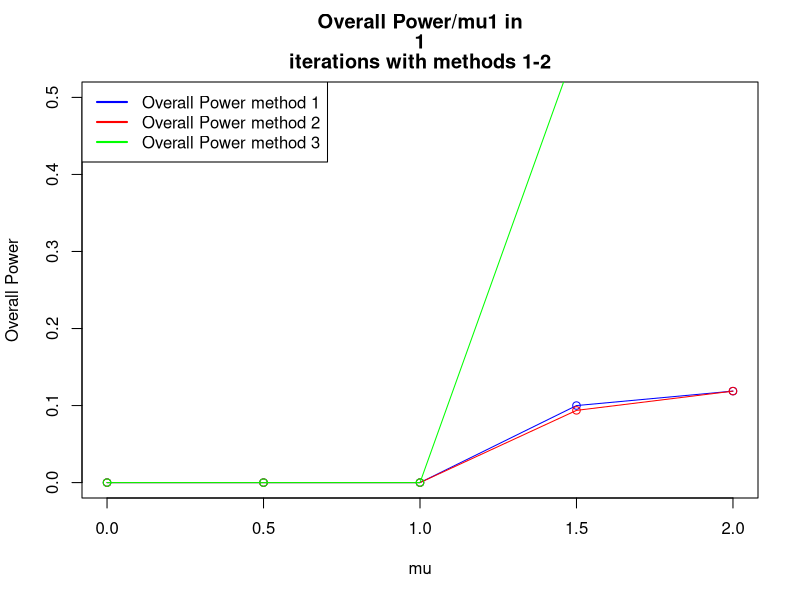
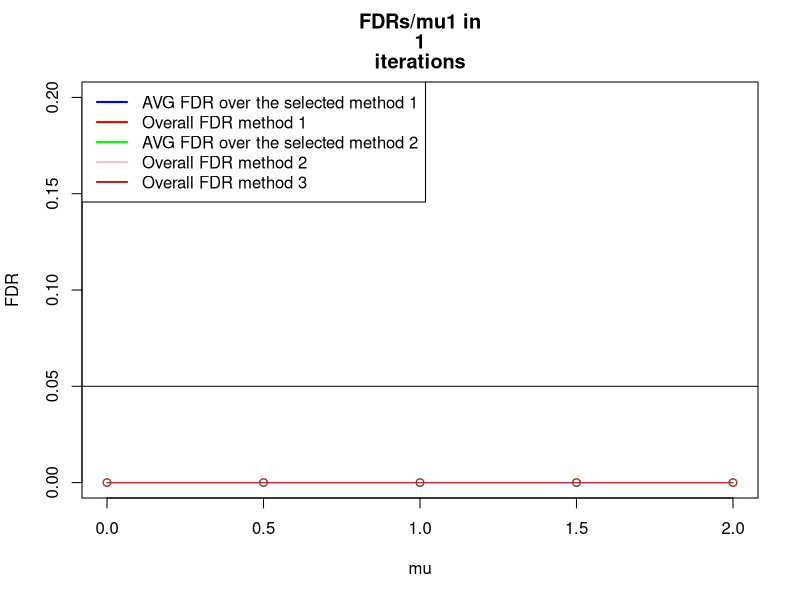
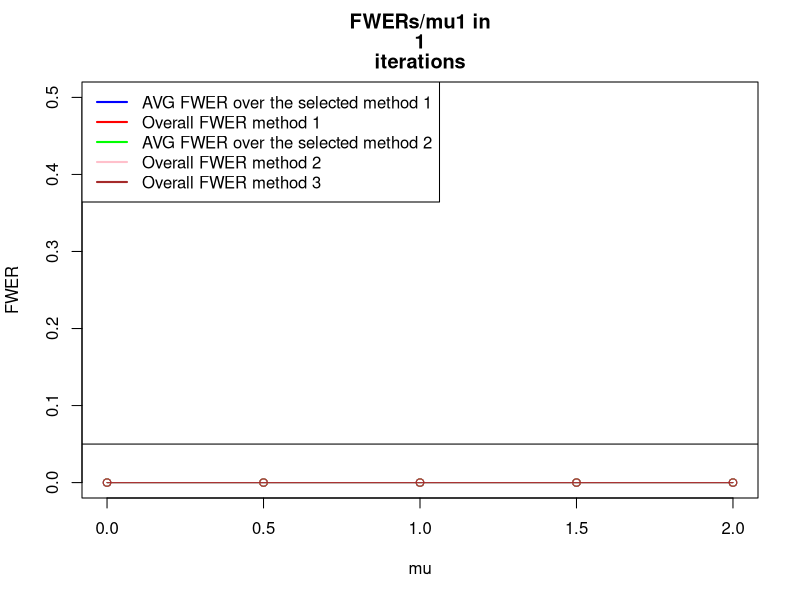
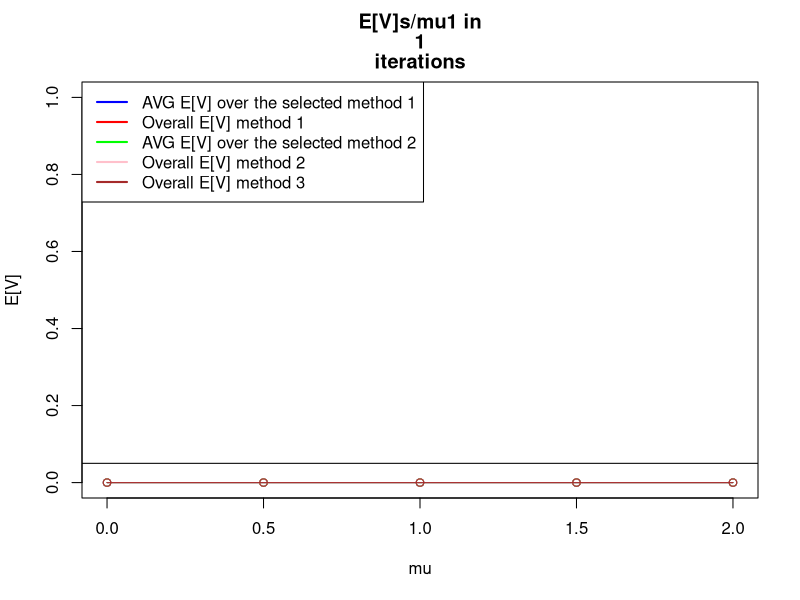
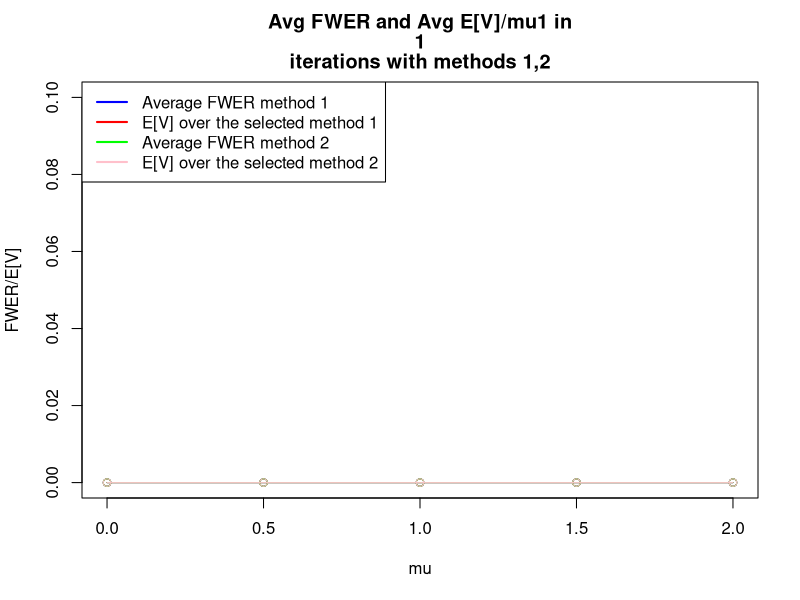

Write the R code that produced these figures, in order.
iteration <- setClass ("iteration",
                       #Data structure that holds data regarding a certain iteration (=manipulation of random numbers)        
                       slots=c(xbars="numeric",
                               pvals="numeric",
                               refVec="logical",
                               numOfTrues="numeric",
                               truesMu1="numeric",
                               falsesMu1="numeric",
                               size="numeric",
                               proceduresApplied= "list"
                       )
)
procedure <- setClass ("procedure",
                       #a data structure holding the results of certain procedure applied to an iteration
                       
                       slots=c(procedureName="function",
                               rejects="list",
                               fr="numeric",
                               power="numeric",
                               fdr="numeric",
                               fwer="numeric"
                       )
)

calcPower<-function (rejects, falseRejections, size,numOfSupposedTrueFamilies){
  #returns num of  true rejections divided by the number of planned rejections
  print ("POWER CALC:")
  print (c("rejects:", rejects$length))
  print (c("fr:", falseRejections))
  print (c("size:", size))
  print (c("numOfCorrectRejects:", size-numOfSupposedTrueFamilies))
  return ((rejects$length-falseRejections)/(size-numOfSupposedTrueFamilies))
}

calcFDR<- function (rejects,falseRejections){
  if (rejects$length==0) return (0)
  else 
    return (falseRejections/rejects$length)
}

calcFWER<- function (rejects, falseRejections){
  if (rejects$length==0)
    return (0)
  if (falseRejections>0) 
    return (1)
  if (falseRejections==0) 
    return (0)
}

countFalseRejections<-function (rejects , refVec){
  if (rejects$length==0){ #if there were no rejects at all
    return (0)
  }
  
  fr<-0 #false rejections counter
  for (i in 1:rejects$length){ # count num of false rejects
    #     print (refVec)
    if (refVec[rejects$ix[i]]==FALSE) { #if the rejection was false
      fr<-fr+1
    }
  }
  return (fr) 
}

SelectFamiliesBH<-function (familiesSimesPVals){
  #b<-p.adjust(familiesSimesPVals,method="BH")
  #return (which(b<0.05))
  #print ("SELECT: ")
  #print (Preject(familiesSimesPVals))
  #print ("BH SELECT")
  return (Preject(method="BH", pvals=familiesSimesPVals))
  
}  
#return Array of Selected Families and old ixs



rejectTukey <- function (xbars,S,groupSize,qStar){
  statistics=as.numeric(dist(xbars)/sqrt(S/groupSize))
  b<-which(statistics>=qStar)
  
  #   print (statistics)
  #   print ("Q*")
  #   print (qStar)
  #   print (list("length"=length(b), "ix"=b))
  return (list("length"=length(b), "ix"=b))
}

Preject <- function (method="BH", pvals=c(0), details=FALSE, alpha =0.05){
  a<-p.adjust(p=pvals,method=method)
  #   print (a)
  b<- which(a<alpha)
  return (list ("length"=length(b), "ix"=b))
}

calcTukeyPVal <-function(xbars,S,groupSize, familySize){
  pval<- 1-ptukey(q=max(dist(xbars))/sqrt(S/groupSize), 
                  nmeans=familySize ,df=familySize * (groupSize-1))
  return (pval)
}

calcPairwisePVals <-function (xbars,S,groupSize, familySize,i=1,details=FALSE){
  ##useful for method C phase 2
  pvals=2*(1-pt(q=dist(xbars)/sqrt(2*S[i]/groupSize),
                df= familySize*(groupSize-1)))
  if (details==TRUE){
    print (c("PAIRWISE", pvals))
    print (as.numeric(pvals))
  }
  #readline()
  return (as.numeric(pvals))
}

getRandomXBars <-function (size, numOfTrues, truesMu1=0, falsesMu1, sd=1){
  xbar<- rep(NA,size) #init xbar
  xbar[1:numOfTrues]<- (rnorm(n=numOfTrues,mean=truesMu1,sd=sd)) 
  #define the null first families
  xbar[(numOfTrues+1):size]<- (rnorm(n=size-numOfTrues,mean=falsesMu1,sd=sd)) 
  #define the non-null last families   
  #   print (xbar)
  #   readline()
  return (xbar)
}
setDesVector <-function (size, numOfZeros,mu=4){
  a<-rep(0,numOfZeros)
  b<-rep(mu,size-numOfZeros)
  return (c(a,b))
}

setRefVectorBig <-function(size, numOfZeros,mu){
  DesVector<-setDesVector(size,numOfZeros,mu)
  #   print ("DesVector:")
  #   print (DesVector)
  return (as.logical(dist(DesVector)))
}

# this method works only for familySize=3, setRefVectorBig does this right for larger sizes
# setRefVector <- function (size, numOfTrues){
#   #initialize reference vector
#   refvec<-rep (NA,size)
#   refvec[1:numOfTrues]<- TRUE # these will be true discoveries
#   refvec[(numOfTrues+1):size]<- FALSE # these will be False Discoveries
#   return (refvec)
# }


#method A(3): OVerall BH (one level)
#method B(2): QTukey Statistics (2 levels) 1: TukeyPval , 2: QTukey Stat
#method C(1): BH with pairwise Pval (2 levels) 1: TukeyPVal, 2:Pairwise PVal
#method 4: To be added later - currently empty

#this algorithm builds "numOfFamilies" families, each family of size "familySize",
#with "numOfTrues" trues and the rest of the families are false, with 5 families in which there 
#are signal (=numOfTrues is used), and the rest of the families are with no signal (all mus are 0)
#then uses 3 different methods to reject.
tukeyTest2 <-function(n=10000, numOfFamilies=40, familySize=3, numOfTrues=1, numOfSignalFamilies=5,
                      minMu1=0, maxMu1=4, interval=0.5, alpha=0.05, groupSize=16,details=FALSE){
  
  #definition of constant df
  df=familySize*(groupSize-1) #calculate degs of freedom
  
  #declration of matrices to keep means, size is # of methods * the number of mu values 
  OvrPowerMeans<-matrix(0,4,(maxMu1-minMu1)/interval+1)
  AVGFDRMeans<-matrix(0,2,(maxMu1-minMu1)/interval+1)
  OvrFDRMeans<-matrix(0,4,(maxMu1-minMu1)/interval+1)
  AVGFWERMeans<-matrix(0,2,(maxMu1-minMu1)/interval+1)
  OvrFWERMeans<-matrix(0,4,(maxMu1-minMu1)/interval+1)
  OvrFRMeans<-matrix(0,4,(maxMu1-minMu1)/interval+1)
  AVGFRMeans<-matrix(0,2,(maxMu1-minMu1)/interval+1)
  
  for (mu in seq(minMu1,maxMu1,interval)){
    
    #matrices for each mu1
    TotalAVGFDR<-matrix(0,2,n)
    TotalAVGFWER<-matrix(0,2,n)
    TotalOvrFWER<-matrix(0,4,n)
    TotalOvrPower<-matrix(0,4,n)
    TotalAVGFR<-matrix(0,2,n)
    TotalOvrFR<-matrix(0,4,n)
    TotalOvrFDR<-matrix(0,4,n)
    print (mu)
    #     readline()
    
    #each iteration
    for (iters in 1:n){
      #       print (c("iter:" ,iters))
      
      #setup  of variables
      familyArray= list(numOfFamilies);
      familiesTukeyPVals = numeric(numOfFamilies);
      
      
      SelectedFamilies<-list(0);
      OverallRejectsLength<-numeric(2) # 2 slots for each method B/C
      OverallFR <- numeric(2)
      FDRSum <-numeric(2)
      FWERSum <- numeric(2)
      jointFamily <- new ("iteration",
                          size=choose(familySize,2)*numOfFamilies,
                          numOfTrues=(numOfFamilies-numOfSignalFamilies)*choose(familySize,2)+
                            #num of true hypotheses in the no signal zone
                            numOfSignalFamilies*(familySize-1),
                            #num of true hypotheses in the signal zone
                          falsesMu1=mu
      )
#       print (jointFamily)
#       readline()
      ##init variance vector
      S=rchisq(n=numOfFamilies,df=df)/df
      
      for (i in 1:numOfFamilies){
        
        familyArray[[i]]= new ("iteration",
                               size=choose (familySize,2),
                               numOfTrues=1,
                               falsesMu1=mu
        ) #init family
        
        
        if (i<=numOfSignalFamilies){ #first 5 families with signal
          familyArray[[i]]@refVec=setRefVectorBig(
            size=familySize,
            numOfZeros=familySize-numOfTrues,
            mu=mu)
          #           print ("Reference vector:")
          #           print (familyArray[[i]]@refVec)
          #build reference Vector
          familyArray[[i]]@xbars=getRandomXBars(size=familySize,
                                                numOfTrues=familySize-1,
                                                falsesMu1=mu,
                                                sd=sqrt(1/groupSize))
        }
        else { #35 families no signal
          familyArray[[i]]@refVec=setRefVectorBig(
            size=familySize,
            numOfZeros=familySize,
            mu=mu)
          #           print ("Reference vector:")
          #           print (familyArray[[i]]@refVec)
          #build reference Vector (we set numOfTrues as 1 and falsesMu1 as 0 so that all xbars are
          #generated around 0, the value of numOfTrues doesnt matter here)
          familyArray[[i]]@xbars=getRandomXBars(size=familySize,
                                                numOfTrues=1,
                                                falsesMu1=0,
                                                sd=sqrt(1/groupSize))
        }
        if (details==TRUE){
          #           print (i)
          #           print (familyArray[[i]]@xbars)         
        } #end details print
        
        familyArray[[i]]@pvals=calcPairwisePVals(familyArray[[i]]@xbars,
                                                 S,
                                                 groupSize,
                                                 familySize,
                                                 i=i,
                                                 details=FALSE)
       
        #calc Pairwise PVals for Method C(1)
        
        familyArray[[i]]@proceduresApplied=append(familyArray[[i]]@proceduresApplied,
                                                  new ("procedure"))
        familyArray[[i]]@proceduresApplied=append(familyArray[[i]]@proceduresApplied,
                                                  new ("procedure"))
        familiesTukeyPVals[i]=calcTukeyPVal(familyArray[[i]]@xbars
                                            ,S[i],groupSize, familySize)
        #calc Tukey PVals for method B(2)
        
        #         print (c("family tukey pval", i, familiesTukeyPVals[i]))
        
        #add to jointFamily for methods 3-4
        jointFamily@refVec=append(jointFamily@refVec,familyArray[[i]]@refVec)
        jointFamily@xbars=append(jointFamily@xbars,familyArray[[i]]@xbars)
        jointFamily@pvals=append(jointFamily@pvals,familyArray[[i]]@pvals)
        jointFamily@proceduresApplied=append(familyArray[[i]]@proceduresApplied,
                                             new ("procedure"))
        jointFamily@proceduresApplied=append(familyArray[[i]]@proceduresApplied,
                                             new ("procedure"))
      } #end for i
      
      #method B,C step 1: select interesting families using BH
      SelectedFamilies[[1]]<-SelectFamiliesBH(familiesTukeyPVals)
      SelectedFamilies[[2]]<-SelectedFamilies[[1]] #for this stage selection for both methods is the same
      qStar=qtukey(p=1-alpha*SelectedFamilies[[1]]$length/numOfFamilies,
                   nmeans=familySize,df=df)
      #       print (familyArray[[i]]@pvals, qStar)
      #       print (SelectedFamilies[[1]])
      #       readline()
      
      
      ##method 1/2 step 2: #process BH/QTukey on selected families
      for (methodix in 1:2){ #run through methods
        if (SelectedFamilies[[methodix]]$length>0){   #if there are any selected families
          for (i in 1:SelectedFamilies[[methodix]]$length){ #run thru selected families
            
            if (methodix==1){
              #method 1=method C
              #print ("1")
              # reject inside the selected families with BH alpha=0.05*r/m
              familyArray[[SelectedFamilies[[methodix]]$ix[i]]]@proceduresApplied[[1]]@rejects<-
                Preject(method="BH", pvals=familyArray[[SelectedFamilies[[methodix]]$ix[i]]]@pvals, 
                        alpha=alpha*SelectedFamilies[[methodix]]$length/numOfFamilies)
            }
            if (methodix==2){
              #methodB
              #print ("2")
              # reject inside the selected families with QTUKEY threshold
              familyArray[[SelectedFamilies[[methodix]]$ix[i]]]@proceduresApplied[[2]]@rejects<-
                rejectTukey( familyArray[[SelectedFamilies[[methodix]]$ix[i]]]@xbars,
                             S[SelectedFamilies[[methodix]]$ix[i]],
                             groupSize,
                             qStar)
              #               print (dist(familyArray[[SelectedFamilies[[methodix]]$ix[i]]]@xbars))
              #               print (familyArray[[SelectedFamilies[[methodix]]$ix[i]]]@refVec)
              #               readline()
            }
            
            #calc frs,power,fdr,fwer for the ith selectedfamily
            familyArray[[SelectedFamilies[[methodix]]$ix[i]]]@proceduresApplied[[methodix]]@fr=
              countFalseRejections(
                familyArray[[SelectedFamilies[[methodix]]$ix[i]]]@proceduresApplied[[methodix]]@rejects,
                familyArray[[SelectedFamilies[[methodix]]$ix[i]]]@refVec)
            
            familyArray[[SelectedFamilies[[methodix]]$ix[i]]]@proceduresApplied[[methodix]]@power=
              calcPower(familyArray[[SelectedFamilies[[methodix]]$ix[i]]]@proceduresApplied[[methodix]]@rejects,
                        familyArray[[SelectedFamilies[[methodix]]$ix[i]]]@proceduresApplied[[methodix]]@fr, 
                        familyArray[[SelectedFamilies[[methodix]]$ix[i]]]@size, 
                        length(which(familyArray[[SelectedFamilies[[methodix]]$ix[i]]]@refVec==FALSE)))
            
            familyArray[[SelectedFamilies[[methodix]]$ix[i]]]@proceduresApplied[[methodix]]@fdr=
              calcFDR(familyArray[[SelectedFamilies[[methodix]]$ix[i]]]@proceduresApplied[[methodix]]@rejects,
                      familyArray[[SelectedFamilies[[methodix]]$ix[i]]]@proceduresApplied[[methodix]]@fr)
            
            familyArray[[SelectedFamilies[[methodix]]$ix[i]]]@proceduresApplied[[methodix]]@fwer=
              calcFWER(familyArray[[SelectedFamilies[[methodix]]$ix[i]]]@proceduresApplied[[methodix]]@rejects,
                       familyArray[[SelectedFamilies[[methodix]]$ix[i]]]@proceduresApplied[[methodix]]@fr)
            if (details==TRUE){ 
              print (c("Family number:", SelectedFamilies[[methodix]]$ix[i]))
              print (c("FRs:", familyArray[[SelectedFamilies[[methodix]]$ix[i]]]@proceduresApplied[[methodix]]@fr))
              print (c("FDR:", familyArray[[SelectedFamilies[[methodix]]$ix[i]]]@proceduresApplied[[methodix]]@fdr))
              print (c("FWER: ", familyArray[[SelectedFamilies[[methodix]]$ix[i]]]@proceduresApplied[[methodix]]@fwer))
              print (c("Power: ", familyArray[[SelectedFamilies[[methodix]]$ix[i]]]@proceduresApplied[[methodix]]@power))
              print (c("Rejects:", familyArray[[SelectedFamilies[[methodix]]$ix[i]]]@proceduresApplied[[methodix]]@rejects$length))
            } #end details print
            FDRSum[methodix]=FDRSum[methodix]+familyArray[[SelectedFamilies[[methodix]]$ix[i]]]@proceduresApplied[[methodix]]@fdr
            FWERSum[methodix]=FWERSum[methodix]+familyArray[[SelectedFamilies[[methodix]]$ix[i]]]@proceduresApplied[[methodix]]@fwer					
            OverallFR[methodix]=OverallFR[methodix]+familyArray[[SelectedFamilies[[methodix]]$ix[i]]]@proceduresApplied[[methodix]]@fr
            OverallRejectsLength[methodix]=OverallRejectsLength[methodix]+familyArray[[SelectedFamilies[[methodix]]$ix[i]]]@
            proceduresApplied[[methodix]]@rejects$length
            
          } #end for loop of i selected families     
          #           print (c("OVERALL REJECTS LENGTH method :", methodix ,OverallRejectsLength[methodix]))
          
          TotalAVGFDR[methodix, iters]<-FDRSum[methodix]/SelectedFamilies[[methodix]]$length
          TotalAVGFWER[methodix, iters]<-FWERSum[methodix]/SelectedFamilies[[methodix]]$length
          TotalOvrPower[methodix, iters]<- (OverallRejectsLength[methodix]-OverallFR[methodix])/(numOfFamilies*(familySize-numOfTrues))
          TotalOvrFR[methodix, iters]<-OverallFR[methodix]
          TotalAVGFR[methodix, iters]<-OverallFR[methodix]/SelectedFamilies[[methodix]]$length
          TotalOvrFDR[methodix, iters]<- OverallFR[methodix]/OverallRejectsLength[methodix]
          TotalOvrFWER[methodix, iters]<-sign(TotalOvrFDR[methodix, iters])
          
          print (c("Iteration:", iters, "mu1:", mu, "method:", methodix))
          print (c("Average FDR:", FDRSum[methodix]/SelectedFamilies[[methodix]]$length))
          print (c("Overall FDR: ",  OverallFR[methodix]/OverallRejectsLength[methodix]))
          print (c("Average FWER: ", FWERSum[methodix]/SelectedFamilies[[methodix]]$length))
          print (c("Overall FR: ", OverallFR[methodix]))
          print (c("Interesting Families () are",SelectedFamilies[[methodix]]))
          #readline()
          
          
        } #end if selected families exist
        else {
          #"no selected families in iteration - all stats  are 0"
          print ("no families selected")
          TotalAVGFDR[methodix,iters]<-0
          TotalAVGFWER[methodix,iters]<-0
          TotalOvrFWER[methodix,iters]<-0
          TotalOvrPower[methodix,iters]<-0
          TotalOvrFR[methodix,iters]<-0
          TotalAVGFR[methodix,iters]<-0
          TotalOvrFDR[methodix,iters]<-0
        }
      } #end for methodix
      
      # methods 3/4
      for (methodix in 3:3){
        if (methodix==3){
          #method 3 - overall BH - take joint family and reject in it using BH
          jointFamily@proceduresApplied[[methodix-2]]@rejects=Preject(method="BH", pvals=jointFamily@pvals, alpha=0.05)
        }
        #         if (methodix==4){
        #           jointFamily@proceduresApplied[[methodix-2]]@rejects=Preject(method="bon", pvals=jointFamily@pvals, alpha=0.05)
        #         }
        #         
        #calc stats for joint family
        jointFamily@proceduresApplied[[methodix-2]]@fr=countFalseRejections(jointFamily@proceduresApplied[[methodix-2]]@rejects,jointFamily@refVec)
        jointFamily@proceduresApplied[[methodix-2]]@power=calcPower(jointFamily@proceduresApplied[[methodix-2]]@rejects,
                                                                    jointFamily@proceduresApplied[[methodix-2]]@fr, jointFamily@size, jointFamily@numOfTrues)
        jointFamily@proceduresApplied[[methodix-2]]@fdr=calcFDR(jointFamily@proceduresApplied[[methodix-2]]@rejects,
                                                                jointFamily@proceduresApplied[[methodix-2]]@fr)
        jointFamily@proceduresApplied[[methodix-2]]@fwer=calcFWER(jointFamily@proceduresApplied[[methodix-2]]@rejects, 
                                                                  jointFamily@proceduresApplied[[methodix-2]]@fr)
        
        TotalOvrFDR[methodix,iters]=jointFamily@proceduresApplied[[methodix-2]]@fdr
        TotalOvrFWER[methodix,iters]=jointFamily@proceduresApplied[[methodix-2]]@fwer					
        TotalOvrFR[methodix,iters]=jointFamily@proceduresApplied[[methodix-2]]@fr
        TotalOvrPower[methodix,iters]=jointFamily@proceduresApplied[[methodix-2]]@power						
        
      }
      #			print ("TOTAL OVR FDR")
      #			print (TotalOvrFDR)
    } #end n for - iterations
    
    #print ("Total AVG FDR")
    #print (mean(TotalAVGFDR))
    #print ("Total AVG FWER")
    #print (mean(TotalAVGFWER))
    #print ("Total Ovr FR")
    #print (mean(TotalOvrFR))
    #print ("Total OVr FDR")
    #print (mean(TotalOvrFDR))
    
    for (methodix in 1:3){
      if (methodix<3){
        AVGFDRMeans[methodix,(mu-minMu1)/interval+1]<-mean(TotalAVGFDR[methodix,])
        AVGFWERMeans[methodix,(mu-minMu1)/interval+1]<-mean(TotalAVGFWER[methodix,])
        AVGFRMeans[methodix,(mu-minMu1)/interval+1]<-mean(TotalAVGFR[methodix,])
      }
      OvrPowerMeans[methodix,(mu-minMu1)/interval+1]<-mean(TotalOvrPower[methodix,])
      OvrFDRMeans[methodix,(mu-minMu1)/interval+1]<-mean(TotalOvrFDR[methodix,])
      OvrFWERMeans[methodix,(mu-minMu1)/interval+1]<-mean(TotalOvrFWER[methodix,])
      OvrFRMeans[methodix,(mu-minMu1)/interval+1]<-mean(TotalOvrFR[methodix,])
      
      #			print ('Ovr fdrmeans')
      #			print (OvrFDRMeans)
      
    }#end methodix for 
  } #end mu for
  
  
  
  #	print (OvrFDRMeans[1,])
  #	print (OvrFDRMeans[2,])
  #	print (AVGFDRMeans[1,])
  #	print (AVGFDRMeans[2,])
  #	
  
  plot (seq(minMu1,maxMu1,interval),OvrPowerMeans[1,], 
        col="blue", ylim=c(0,0.5),xlab= "mu", ylab= "Overall Power",
        main =c("Overall Power/mu1 in", n, "iterations with methods 1-2"), type="o")
  lines (seq(minMu1,maxMu1,interval),OvrPowerMeans[2,], col="red", type="o")
  lines (seq(minMu1,maxMu1,interval),OvrPowerMeans[3,], col="green", type="o")
  #   lines (seq(minMu1,maxMu1,interval),OvrPowerMeans[4,], col="pink", type="o")
  
  
  legend("topleft", 
         legend= c("Overall Power method 1", "Overall Power method 2", 
                   "Overall Power method 3"), 
         lty=c(1,1,1,1),
         lwd=c(2,2,2,2),
         col=c("blue","red", "green", "pink")
  )
  plot (seq(minMu1,maxMu1,interval),AVGFDRMeans[1,], 
        col="blue", ylim=c(0,0.2),xlab= "mu", ylab= "FDR",
        main =c("FDRs/mu1 in", n, "iterations"), type="o")
  lines (seq(minMu1,maxMu1,interval),OvrFDRMeans[1,], col="red", type="o")
  lines (seq(minMu1,maxMu1,interval),AVGFDRMeans[2,], col="green", type="o")
  lines (seq(minMu1,maxMu1,interval),OvrFDRMeans[2,], col="pink", type="o")
  lines (seq(minMu1,maxMu1,interval),OvrFDRMeans[3,], col="brown", type="o")
  #   lines (seq(minMu1,maxMu1,interval),OvrFDRMeans[4,], col="cyan", type="o")
  abline (h=0.05, col="black")
  
  legend("topleft", 
         legend= c("AVG FDR over the selected method 1", "Overall FDR method 1", "AVG FDR over the selected method 2", "Overall FDR method 2", 
                   "Overall FDR method 3"), 
         lty=c(1,1,1,1),
         lwd=c(2,2,2,2),
         col=c("blue","red", "green", "pink", "brown")
  )
  plot (seq(minMu1,maxMu1,interval),AVGFWERMeans[1,], 
        col="blue", ylim=c(0,0.5),xlab= "mu", ylab= "FWER",
        main =c("FWERs/mu1 in", n, "iterations"), type="o")
  lines (seq(minMu1,maxMu1,interval),OvrFWERMeans[1,], col="red", type="o")
  lines (seq(minMu1,maxMu1,interval),AVGFWERMeans[2,], col="green", type="o")
  lines (seq(minMu1,maxMu1,interval),OvrFWERMeans[2,], col="pink", type="o")
  lines (seq(minMu1,maxMu1,interval),OvrFWERMeans[3,], col="brown", type="o")
  #   lines (seq(minMu1,maxMu1,interval),OvrFWERMeans[4,], col="cyan", type="o")
  abline (h=0.05, col="black")
  
  legend("topleft", 
         legend= c("AVG FWER over the selected method 1", "Overall FWER method 1", "AVG FWER over the selected method 2", "Overall FWER method 2", 
                   "Overall FWER method 3"), 
         lty=c(1,1,1,1),
         lwd=c(2,2,2,2),
         col=c("blue","red", "green", "pink", "brown")
  )
  
  plot (seq(minMu1,maxMu1,interval),AVGFRMeans[1,], 
        col="blue", ylim=c(0,1),xlab= "mu", ylab= "E[V]",
        main =c("E[V]s/mu1 in", n, "iterations"), type="o")
  lines (seq(minMu1,maxMu1,interval),OvrFRMeans[1,], col="red", type="o")
  lines (seq(minMu1,maxMu1,interval),AVGFRMeans[2,], col="green", type="o")
  lines (seq(minMu1,maxMu1,interval),OvrFRMeans[2,], col="pink", type="o")
  lines (seq(minMu1,maxMu1,interval),OvrFRMeans[3,], col="brown", type="o")
  #   lines (seq(minMu1,maxMu1,interval),OvrFRMeans[4,], col="cyan", type="o")
  abline (h=0.05, col="black")
  
  legend("topleft", 
         legend= c("AVG E[V] over the selected method 1", "Overall E[V] method 1", "AVG E[V] over the selected method 2", "Overall E[V] method 2", 
                   "Overall E[V] method 3"), 
         lty=c(1,1,1,1),
         lwd=c(2,2,2,2),
         col=c("blue","red", "green", "pink", "brown")
  )
  plot (seq(minMu1,maxMu1,interval),AVGFWERMeans[1,] , col="blue", ylim=c(0,0.1),
        ylab="FWER/E[V]", xlab="mu",
        main =c("Avg FWER and Avg E[V]/mu1 in", n, "iterations with methods 1,2"), type="o")
  #    readline()
  lines (seq(minMu1,maxMu1,interval),AVGFRMeans[1,], col="red", type="o")
  lines (seq(minMu1,maxMu1,interval),AVGFWERMeans[2,], col="green", type="o")
  lines (seq(minMu1,maxMu1,interval),AVGFRMeans[2,], col="pink", type="o")
  
  legend("topleft", 
         legend= c("Average FWER method 1","E[V] over the selected method 1",
                   "Average FWER method 2","E[V] over the selected method 2"), 
         lty=c(1,1,1,1),
         lwd=c(2,2,2,2),
         col=c("blue","red", "green", "pink")
  )
  #change column names in table
  colnames(OvrPowerMeans)<-seq(minMu1,maxMu1,interval)
  colnames(OvrFDRMeans)<-seq(minMu1,maxMu1,interval)
  colnames(AVGFDRMeans)<-seq(minMu1,maxMu1,interval)
  colnames(OvrFWERMeans)<-seq(minMu1,maxMu1,interval)
  colnames(OvrFRMeans)<-seq(minMu1,maxMu1,interval)
  colnames(AVGFRMeans)<-seq(minMu1,maxMu1,interval)
  colnames(AVGFWERMeans)<-seq(minMu1,maxMu1,interval)
  
  print ("OVERALL POWER:")
  print(OvrPowerMeans)
  print ("AVG FDR:")
  print( AVGFDRMeans)
  print ("OVERALL FDR:")
  print( OvrFDRMeans)
  print ("OVERALL FWER:")
  print(OvrFWERMeans)
  print ("OVERALL E[V]:")
  print(OvrFRMeans)
  print ("AVG E[V]: ")
  print (AVGFRMeans)
  print ("AVG FWER: ")
  print (AVGFWERMeans)
  write.csv(TotalAVGFDR, file = "tukeyTest2.csv")
}

#tukeyTest2(n=100)
tukeyTest2(n=1, familySize=5,minMu1=0, maxMu1=2,details=TRUE)
